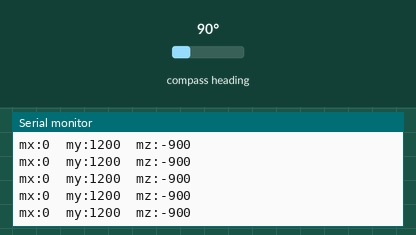
Simulated run of this sketch. Board: Arduino Uno, built with avr-gcc and run on an emulated ATmega328P. On the bench: the last lines printed to the serial monitor. Inputs (shaded band) come from the test bench; at power-on: compass heading 90°.

Above: at 1.2 s.
1.3 s: compass heading set to 7°
At 1.33 s:
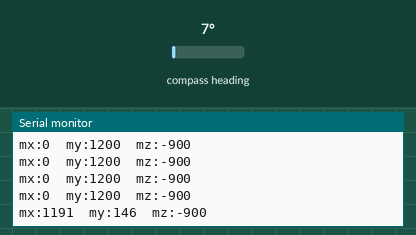
2.8 s: compass heading set to 180°
At 2.85 s:
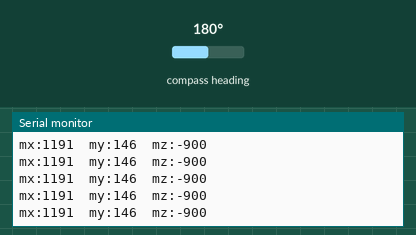
Timing chart, 0 to 5.8 s (numbered marks = the images above; inputs shaded):
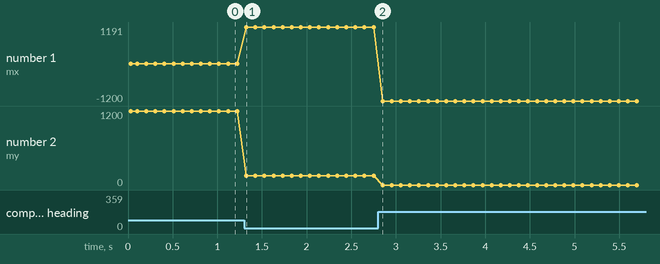

Measured:
- after the input at 1.3 s, the serial monitor: prints a new line at once (image 1)
- plotted number 1: 0 → 1191 after the input at 1.3 s, 1191 → -1200 after the input at 2.8 s
- plotted number 2: 1200 → 146 after the input at 1.3 s

The sketch:

acelerometro.ino
```cpp
#include "Wire.h"
#include "I2Cdev.h"
#include "HMC5883L.h"

HMC5883L magnetometro;

int16_t mx, my, mz;
void setup() {

    Serial.begin(9600);
    Serial.println("Inicializando Magnetometro...");
    //Inicializamos la comunicación I2C y el magnetómetro
    Wire.begin();
    magnetometro.initialize();
}

void loop() {
    //Obtenemos del magnetometro las componentes del campo magnético
    magnetometro.getHeading(&mx, &my, &mz);

    Serial.print("mx:");
    Serial.print(mx);
    Serial.print("\tmy:");
    Serial.print(my);
    Serial.print("\tmz:");
    Serial.println(mz);
    delay(100);
}
```
